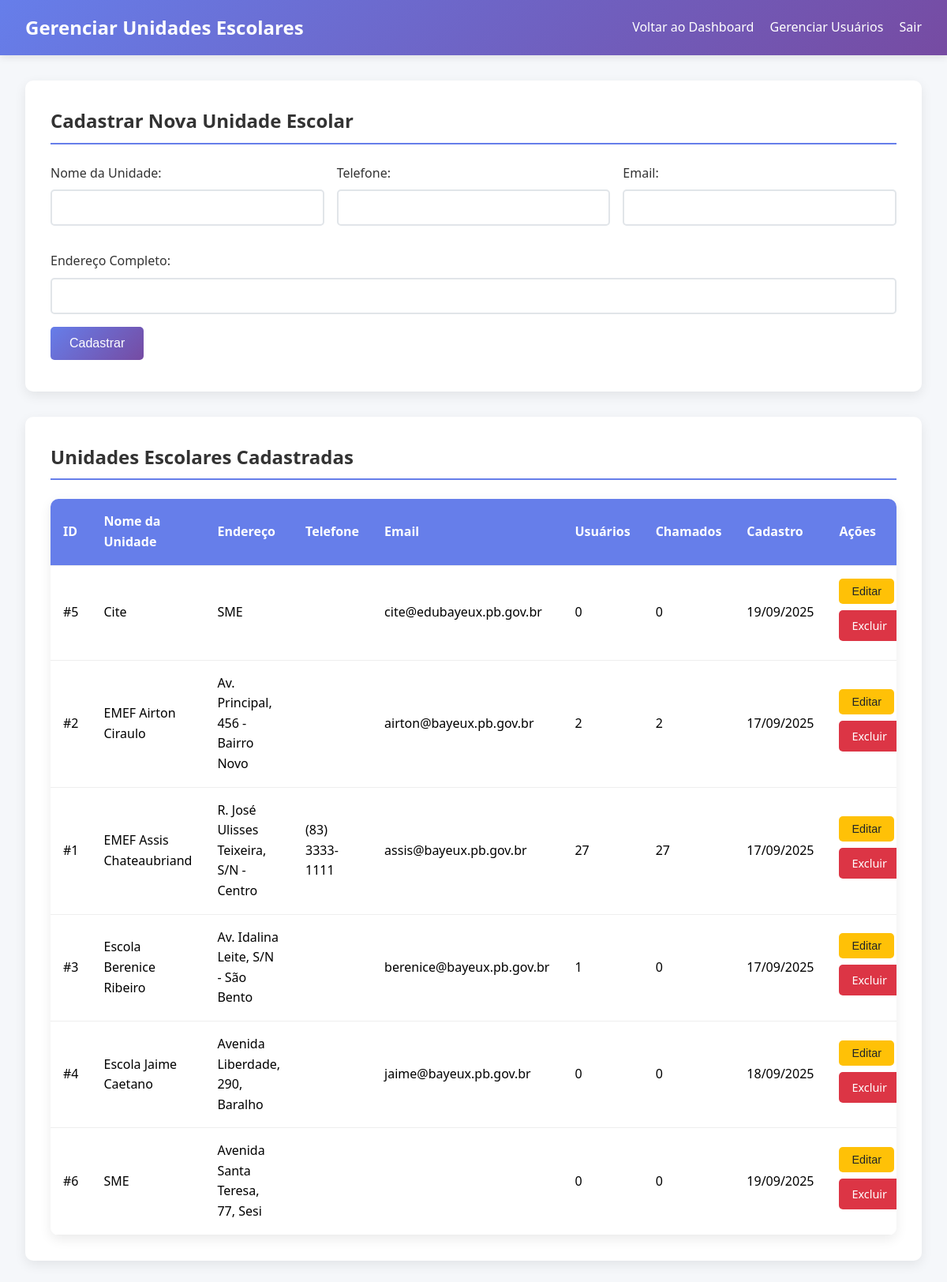
/gerenciar_unidades.php (signed in), run on the app's committed database.
### tables this page shows
CREATE TABLE `unidades_escolares` (
  `id` int NOT NULL,
  `nome_unidade` varchar(200) NOT NULL,
  `endereco` varchar(300) NOT NULL,
  `telefone` varchar(20) DEFAULT NULL,
  `email` varchar(100) DEFAULT NULL,
  `data_cadastro` timestamp NULL DEFAULT CURRENT_TIMESTAMP
);

### gerenciar_unidades.php (the view, shortened to what this page needs)
<?php
require_once 'connection.php';
$stmt = $conn->query("
    SELECT ue.*,
           COUNT(u.id) as total_usuarios,
           COUNT(c.id) as total_chamados
    FROM unidades_escolares ue
    LEFT JOIN usuarios u ON ue.id = u.id_unidade_escolar
    LEFT JOIN chamados c ON ue.id = c.id_unidade_escolar
    GROUP BY ue.id
    ORDER BY ue.nome_unidade
");
$unidades = $stmt;
?>
<!DOCTYPE html>
<html lang="pt-BR">
<head>
</head>
<body>
    <div class="header">
        <div class="header-content">
            <h1>Gerenciar Unidades Escolares</h1>
            <div class="nav-links">
                <a href="admin_dashboard.php">Voltar ao Dashboard</a>
                <a href="gerenciar_usuarios.php">Gerenciar Usuários</a>
                <a href="logout.php">Sair</a>
            </div>
        </div>
    </div>
    <div class="container">
        <div class="card">
            <h2>Cadastrar Nova Unidade Escolar</h2>
            <form method="POST">
                <div class="form-grid">
                    <div class="form-group">
                        <label for="nome_unidade">Nome da Unidade:</label>
                        <input type="text" id="nome_unidade" name="nome_unidade" required>
                    </div>
                    <div class="form-group">
                        <label for="telefone">Telefone:</label>
                        <input type="text" id="telefone" name="telefone">
                    </div>
                    <div class="form-group">
                        <label for="email">Email:</label>
                        <input type="email" id="email" name="email">
                    </div>
                </div>
                <div class="form-group">
                    <label for="endereco">Endereço Completo:</label>
                    <input type="text" id="endereco" name="endereco" required>
                </div>
                <button type="submit" class="btn">Cadastrar</button>
            </form>
        </div>
        <div class="card">
            <h2>Unidades Escolares Cadastradas</h2>
            <?php if ($unidades->num_rows > 0): ?>
                <div class="table-box">
                    <table>
                        <thead>
                            <tr>
                                <th>ID</th>
                                <th>Nome da Unidade</th>
                                <th>Endereço</th>
                                <th>Telefone</th>
                                <th>Email</th>
                                <th>Usuários</th>
                                <th>Chamados</th>
                                <th>Cadastro</th>
                                <th>Ações</th>
                            </tr>
                        </thead>
                        <tbody>
                            <?php while ($unidade = $unidades->fetch_assoc()): ?>
                                <tr>
                                    <td>#<?php echo $unidade['id']; ?></td>
                                    <td><?php echo htmlspecialchars($unidade['nome_unidade']); ?></td>
                                    <td><?php echo htmlspecialchars($unidade['endereco']); ?></td>
                                    <td><?php echo htmlspecialchars($unidade['telefone']); ?></td>
                                    <td><?php echo htmlspecialchars($unidade['email']); ?></td>
                                    <td><?php echo $unidade['total_usuarios']; ?></td>
                                    <td><?php echo $unidade['total_chamados']; ?></td>
                                    <td><?php echo date('d/m/Y', strtotime($unidade['data_cadastro'])); ?></td>
                                    <td>
                                        <button class="btn btn-warning btn-small" onclick="editarUnidade(<?php echo htmlspecialchars(json_encode($unidade)); ?>)">Editar</button>
                                        <a href="?deletar=<?php echo $unidade['id']; ?>" class="btn btn-danger btn-small" onclick="return confirm('Tem certeza que deseja excluir esta unidade?')">Excluir</a>
                                    </td>
                                </tr>
                            <?php endwhile; ?>
                        </tbody>
                    </table>
                </div>
            <?php else: ?>
                <p>Nenhuma unidade escolar encontrada.</p>
            <?php endif; ?>
        </div>
    </div>
</body>
</html>

### gerenciar_unidades.php (style rules this page uses)
* { margin: 0; padding: 0; box-sizing: border-box; }
body { font-family: 'Segoe UI', Tahoma, Geneva, Verdana, sans-serif; background: #f5f7fa; line-height: 1.6; }
.header { background: linear-gradient(135deg, #667eea 0%, #764ba2 100%); color: white; padding: 1rem 0; box-shadow: 0 2px 10px rgba(0,0,0,0.1); }
.header-content { max-width: 1200px; margin: 0 auto; padding: 0 2rem; display: flex; justify-content: space-between; align-items: center; }
.header h1 { font-size: 1.5rem; }
.nav-links a { color: white; text-decoration: none; margin-left: 1rem; font-weight: 500; }
.container { max-width: 1200px; margin: 2rem auto; padding: 0 2rem; }
.card { background: white; border-radius: 10px; padding: 2rem; margin-bottom: 2rem; box-shadow: 0 5px 15px rgba(0,0,0,0.08); }
.card h2 { color: #333; margin-bottom: 1.5rem; border-bottom: 2px solid #667eea; padding-bottom: 0.5rem; }
.form-grid { display: grid; grid-template-columns: repeat(auto-fit, minmax(250px, 1fr)); gap: 1rem; margin-bottom: 1rem; }
.form-group { margin-bottom: 1rem; }
.form-group label { display: block; margin-bottom: 0.5rem; color: #333; font-weight: 500; }
.form-group input { width: 100%; padding: 0.75rem; border: 2px solid #e1e5e9; border-radius: 5px; font-size: 1rem; transition: border-color 0.3s; }
.btn { display: inline-block; padding: 0.75rem 1.5rem; background: linear-gradient(135deg, #667eea 0%, #764ba2 100%); color: white; text-decoration: none; border-radius: 5px; transition: transform 0.2s; border: none; cursor: pointer; font-size: 1rem; margin-right: 1rem; margin-bottom: 0.5rem; }
.btn-warning { background: #ffc107; color: #212529; }
.btn-danger { background: #dc3545; color: white; }
.btn-small { padding: 0.5rem 1rem; font-size: 0.9rem; }
.table-box { background: #fff; border-radius: 10px; overflow: hidden; box-shadow: 0 5px 15px rgba(0,0,0,0.08); }
table { width: 100%; border-collapse: collapse; }
th, td { padding: 1rem; text-align: left; border-bottom: 1px solid #eee; }
th { background: #667eea; color: white; font-weight: 600; }

### data on the page
unidades_escolares: id "5", nome_unidade "Cite", endereco "SME", email "cite@edubayeux.pb.gov.br", total_usuarios "0", total_chamados "0", data_cadastro "19/09/2025"
unidades_escolares: id "2", nome_unidade "EMEF Airton Ciraulo", endereco "Av. Principal, 456 - Bairro Novo", email "airton@bayeux.pb.gov.br", total_usuarios "2", total_chamados "2", data_cadastro "17/09/2025"
unidades_escolares: id "1", nome_unidade "EMEF Assis Chateaubriand", endereco "R. José Ulisses Teixeira, S/N - Centro", telefone "(83) 3333-1111", email "assis@bayeux.pb.gov.br", total_usuarios "27", total_chamados "27", data_cadastro "17/09/2025"
unidades_escolares: id "3", nome_unidade "Escola Berenice Ribeiro", endereco "Av. Idalina Leite, S/N - São Bento", email "berenice@bayeux.pb.gov.br", total_usuarios "1", total_chamados "0", data_cadastro "17/09/2025"
unidades_escolares: id "4", nome_unidade "Escola Jaime Caetano", endereco "Avenida Liberdade, 290, Baralho", email "jaime@bayeux.pb.gov.br", total_usuarios "0", total_chamados "0", data_cadastro "18/09/2025"
unidades_escolares: id "6", nome_unidade "SME", endereco "Avenida Santa Teresa, 77, Sesi", total_usuarios "0", total_chamados "0", data_cadastro "19/09/2025"
